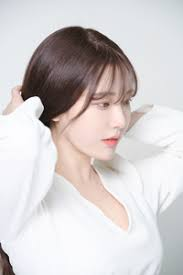
#> input picture Images/girl.jpg, 183 x 275 px
$ python img_to_string.py
#> lines starting #> are read from the running program, lines starting #| are printed output that depends on the picture
import cv2

CHARS = ' .,-!:;*#$@'
nw = 100

img = cv2.imread('../../Images/girl.jpg',cv2.IMREAD_GRAYSCALE)
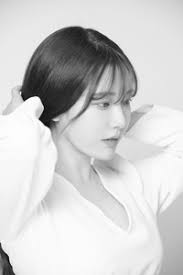
#> img: shape (275, 183); min 0, max 255, mean 206.7
print(img)
#> (printed output is left out)
h, w = img.shape
#> h = 275; w = 183
nh = int(h / w * nw)
#> nh = 150

img = cv2.resize(img, (nw * 2, nh))
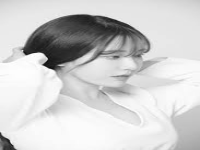
#> img: shape (150, 200); min 11, max 255, mean 206.7

for row in img:
    for pixel in row:
        idx = int(pixel / 256 * len(CHARS))
        print(CHARS[idx], end='')
    print()
#> this loop made 150 passes
